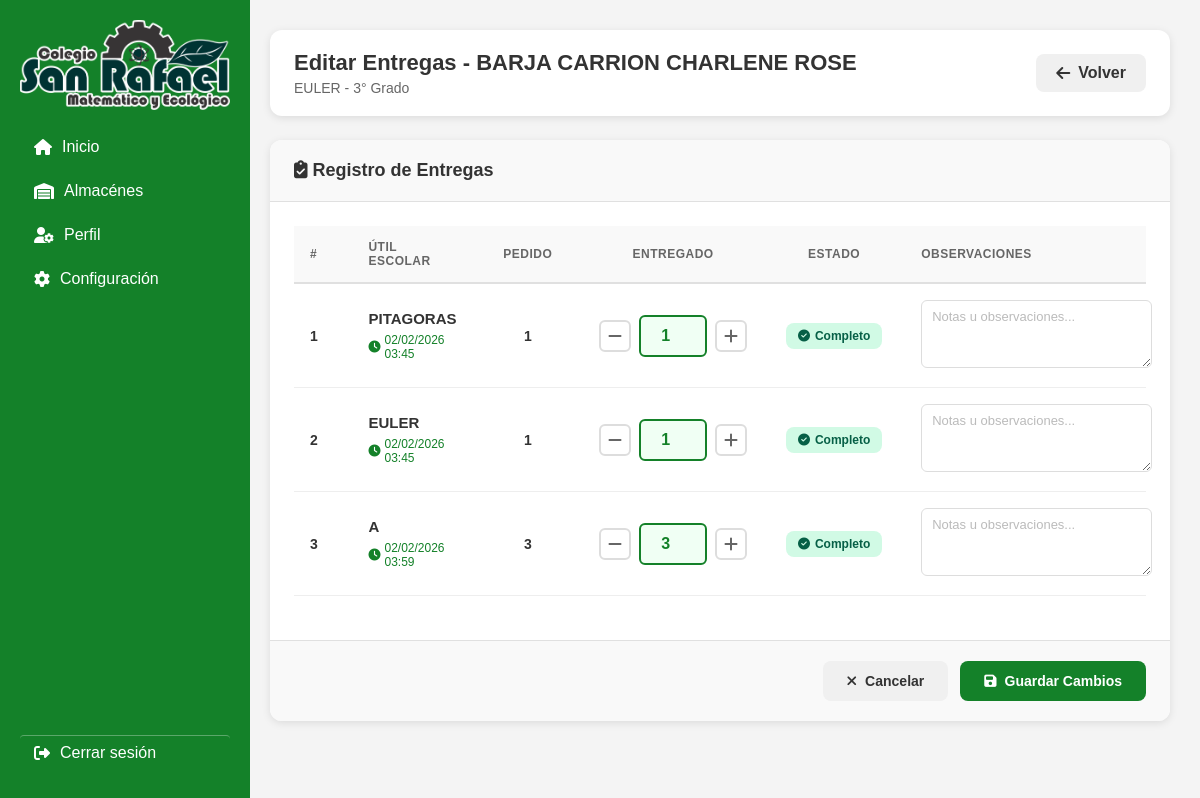
/entrega-utiles/alumnos/31/editar-entregas/, run on the app's committed database.
### app1/models.py (models this page shows, shortened)
class Alumno(models.Model):
    SEXO_CHOICES = [
        ('M', 'Masculino'),
        ('F', 'Femenino'),
    ]
    salon = models.ForeignKey(
        'Salon',
        on_delete=models.CASCADE,
        related_name='alumnos'
    )
    nombre = models.CharField(max_length=150)
    dni = models.CharField(max_length=10, unique=True)
    sexo = models.CharField(max_length=1, choices=SEXO_CHOICES, blank=True, default='')
    email = models.EmailField(blank=True, null=True)
    entrega_completada = models.BooleanField(default=False)
    fecha_entrega = models.DateTimeField(blank=True, null=True)
    class Meta:
        ordering = ['nombre']
        verbose_name = 'Alumno'
        verbose_name_plural = 'Alumnos'

class Salon(models.Model):
    TURNO_CHOICES = [
        ('Mañana', 'Mañana'),
        ('Tarde', 'Tarde'),
    ]
    GRADO_CHOICES = [
        (1, '1° Grado'),
        (2, '2° Grado'),
        (3, '3° Grado'),
        (4, '4° Grado'),
        (5, '5° Grado'),
        (6, '6° Grado'),
    ]
    nombre = models.CharField(max_length=100)
    codigo = models.CharField(max_length=10, unique=True)
    profesora = models.CharField(max_length=150)
    grado = models.IntegerField(choices=GRADO_CHOICES)
    turno = models.CharField(max_length=10, choices=TURNO_CHOICES, default='Mañana')
    fecha_creacion = models.DateTimeField(auto_now_add=True)
    class Meta:
        ordering = ['-fecha_creacion']
        verbose_name = 'Salón'
        verbose_name_plural = 'Salones'

class EntregaUtil(models.Model):
    alumno = models.ForeignKey(
        Alumno,
        on_delete=models.CASCADE,
        related_name='entregas'
    )
    util = models.ForeignKey(
        UtilEscolar,
        on_delete=models.CASCADE,
        related_name='entregas'
    )
    cantidad_entregada = models.IntegerField(default=0)
    entregado = models.BooleanField(default=False)
    fecha_entrega = models.DateTimeField(blank=True, null=True)
    fecha_modificacion = models.DateTimeField(auto_now=True)
    observaciones = models.TextField(blank=True, null=True)
    class Meta:
        ordering = ['util__orden', 'util__nombre']
        verbose_name = 'Entrega de Útil'
        verbose_name_plural = 'Entregas de Útiles'
        unique_together = ['alumno', 'util']

class UtilEscolar(models.Model):
    salon = models.ForeignKey(
        Salon,
        on_delete=models.CASCADE,
        related_name='utiles'
    )
    nombre = models.CharField(max_length=200)
    cantidad = models.IntegerField(default=1)
    descripcion = models.TextField(blank=True, null=True)
    orden = models.IntegerField(default=0)
    fecha_creacion = models.DateTimeField(auto_now_add=True)
    class Meta:
        ordering = ['orden', 'nombre']
        verbose_name = 'Útil Escolar'
        verbose_name_plural = 'Útiles Escolares'

### app1/view/Entregautiles.py (the view, shortened to what this page needs)
# urls.py: path('entrega-utiles/alumnos/<int:alumno_id>/editar-entregas/', Entregautiles.editar_entregas_alumno, name='editar_entregas_alumno'),
def editar_entregas_alumno(request, alumno_id):
    alumno = get_object_or_404(Alumno, pk=alumno_id)
    entregas = alumno.entregas.all().select_related('util')
    return render(request, 'almacenes/almutiles/Entrega_Utiles/editar_entregas_alumno.html', {
        'alumno': alumno,
        'entregas': entregas,
        'salon': alumno.salon
    })

### templates/almacenes/almutiles/Entrega_Utiles/editar_entregas_alumno.html (shortened to what this page needs)
{% extends 'layout.html' %}
{% load static %}
{% block content %}
<div class="editar-container">
    <div class="header-editar">
        <div>
            <h1>Editar Entregas - {{ alumno.nombre }}</h1>
            <p>{{ salon.nombre }} - {{ salon.get_grado_display }}</p>
        </div>
        <a href="{% url 'detalle_alumno' alumno.pk %}" class="btn-back-link">
            <i class="fa-solid fa-arrow-left"></i> Volver
        </a>
    </div>
    {% if entregas %}
    <form method="post" class="form-card">
        <div class="form-header">
            <h2><i class="fa-solid fa-clipboard-check"></i> Registro de Entregas</h2>
        </div>
        <div class="form-body">
            <table class="entregas-table">
                <thead>
                    <tr>
                        <th>#</th>
                        <th>Útil Escolar</th>
                        <th style="text-align: center;">Pedido</th>
                        <th style="text-align: center;">Entregado</th>
                        <th style="text-align: center;">Estado</th>
                        <th>Observaciones</th>
                    </tr>
                </thead>
                <tbody>
                    {% for entrega in entregas %}
                    <tr>
                        <td class="row-number">{{ forloop.counter }}</td>
                        <td>
                            <div class="util-info">
                                <h3>{{ entrega.util.nombre }}</h3>
                                {% if entrega.fecha_entrega %}
                                <div class="fecha-entrega">
                                    <i class="fa-solid fa-clock"></i>
                                    {{ entrega.fecha_entrega|date:"d/m/Y H:i" }}
                                </div>
                                {% endif %}
                            </div>
                        </td>
                        <td class="cantidad-pedida">
                            {{ entrega.util.cantidad }}
                        </td>
                        <td>
                            <div class="cantidad-control">
                                <button type="button"
                                        class="cantidad-btn btn-decrease"
                                        data-entrega-id="{{ entrega.pk }}"
                                        data-max="{{ entrega.util.cantidad }}">
                                    <i class="fa-solid fa-minus"></i>
                                </button>
                                <input type="number"
                                       name="cantidad_{{ entrega.pk }}"
                                       id="input_{{ entrega.pk }}"
                                       class="cantidad-input"
                                       value="{{ entrega.cantidad_entregada }}"
                                       min="0"
                                       max="{{ entrega.util.cantidad }}"
                                       data-max="{{ entrega.util.cantidad }}">
                                <button type="button"
                                        class="cantidad-btn btn-increase"
                                        data-entrega-id="{{ entrega.pk }}"
                                        data-max="{{ entrega.util.cantidad }}">
                                    <i class="fa-solid fa-plus"></i>
                                </button>
                            </div>
                        </td>
                        <td class="estado-visual">
                            <span class="badge-estado-container" id="badge_{{ entrega.pk }}">
                            </span>
                        </td>
                        <td>
                            <textarea name="obs_{{ entrega.pk }}"
                                      class="obs-textarea"
                                      placeholder="Notas u observaciones...">{% if entrega.observaciones %}{{ entrega.observaciones }}{% endif %}</textarea>
                        </td>
                    </tr>
                    {% endfor %}
                </tbody>
            </table>
        </div>
        <div class="form-footer">
            <a href="{% url 'detalle_alumno' alumno.pk %}" class="btn btn-cancel">
                <i class="fa-solid fa-times"></i> Cancelar
            </a>
            <button type="submit" class="btn btn-submit">
                <i class="fa-solid fa-save"></i> Guardar Cambios
            </button>
        </div>
    </form>
    {% endif %}
</div>
{% endblock %}

### css/layout.css (style rules this page uses)
body { margin: 0; font-family: Arial, sans-serif; background-color: #f4f4f4; }

### templates/almacenes/almutiles/Entrega_Utiles/editar_entregas_alumno.html (style rules this page uses)
.editar-container { max-width: 1100px; margin: 0 auto; padding: 30px; }
.header-editar { background: white; padding: 20px 24px; border-radius: 12px; box-shadow: 0 2px 8px rgba(0,0,0,0.1); margin-bottom: 24px; display: flex; justify-content: space-between; align-items: center; }
.header-editar h1 { font-size: 22px; margin: 0 0 4px 0; color: #333; }
.header-editar p { margin: 0; color: #666; font-size: 14px; }
.btn-back-link { padding: 10px 20px; background: #f0f0f0; border-radius: 8px; text-decoration: none; color: #333; font-weight: 600; display: inline-flex; align-items: center; gap: 8px; transition: all 0.3s; }
.form-card { background: white; border-radius: 12px; box-shadow: 0 2px 8px rgba(0,0,0,0.1); overflow: hidden; }
.form-header { padding: 20px 24px; background: #f9f9f9; border-bottom: 1px solid #e0e0e0; }
.form-header h2 { margin: 0; font-size: 18px; color: #333; }
.form-body { padding: 24px; }
.entregas-table { width: 100%; border-collapse: collapse; margin-bottom: 20px; }
.entregas-table thead { background: #f9f9f9; border-bottom: 2px solid #e0e0e0; }
.entregas-table th { padding: 14px 16px; text-align: left; font-size: 12px; font-weight: 600; color: #666; text-transform: uppercase; letter-spacing: 0.5px; }
.entregas-table th:nth-child(1) { width: 40px; }
.entregas-table th:nth-child(2) { width: auto; }
.entregas-table th:nth-child(3) { width: 100px; text-align: center; }
.entregas-table th:nth-child(4) { width: 140px; text-align: center; }
.entregas-table th:nth-child(5) { width: 120px; text-align: center; }
.entregas-table th:nth-child(6) { width: 280px; }
.entregas-table tbody tr { border-bottom: 1px solid #eee; transition: all 0.2s; }
.entregas-table td { padding: 16px; font-size: 14px; color: #333; vertical-align: middle; }
.row-number { color: #999; font-size: 13px; font-weight: 600; }
.util-info h3 { font-size: 15px; margin: 0 0 4px 0; color: #333; font-weight: 600; }
.util-info .fecha-entrega { margin-top: 6px; font-size: 12px; color: #148129; display: flex; align-items: center; gap: 4px; }
.cantidad-pedida { text-align: center; font-size: 18px; font-weight: 700; color: #666; }
.cantidad-control { display: flex; align-items: center; justify-content: center; gap: 8px; }
.cantidad-btn { width: 32px; height: 32px; border: 2px solid #ddd; background: white; border-radius: 6px; cursor: pointer; font-size: 16px; font-weight: 700; color: #666; transition: all 0.2s; display: flex; align-items: center; justify-content: center; }
.cantidad-input { width: 60px; height: 36px; text-align: center; font-size: 16px; font-weight: 700; border: 2px solid #ddd; border-radius: 6px; color: #333; transition: all 0.2s; }
.cantidad-input.completo { border-color: #148129; background: #f0fff4; color: #148129; }
.estado-visual { text-align: center; }
.obs-textarea { width: 100%; padding: 8px 10px; border: 1px solid #ddd; border-radius: 6px; font-size: 13px; resize: vertical; min-height: 50px; font-family: inherit; }
.obs-textarea::placeholder { color: #bbb; }
.form-footer { padding: 20px 24px; background: #f9f9f9; border-top: 1px solid #e0e0e0; display: flex; gap: 12px; justify-content: flex-end; }
.btn { padding: 12px 24px; border: none; border-radius: 8px; font-weight: 600; cursor: pointer; font-size: 14px; display: inline-flex; align-items: center; gap: 8px; transition: all 0.3s; text-decoration: none; }
.btn-cancel { background: #f0f0f0; color: #333; }
.btn-submit { background: #148129; color: white; }

### data on the page
Alumno: nombre "BARJA CARRION CHARLENE ROSE"
Salon: nombre "EULER", grado "3° Grado"
EntregaUtil: util.nombre "PITAGORAS", fecha_entrega "02/02/2026 03:45", util.cantidad "1", pk "1", pk "Notas u observaciones..."
EntregaUtil: util.nombre "EULER", fecha_entrega "02/02/2026 03:45", util.cantidad "1", cantidad_entregada "1", pk "Notas u observaciones..."
EntregaUtil: util.nombre "A", fecha_entrega "02/02/2026 03:59", util.cantidad "3", cantidad_entregada "3", pk "Notas u observaciones..."
